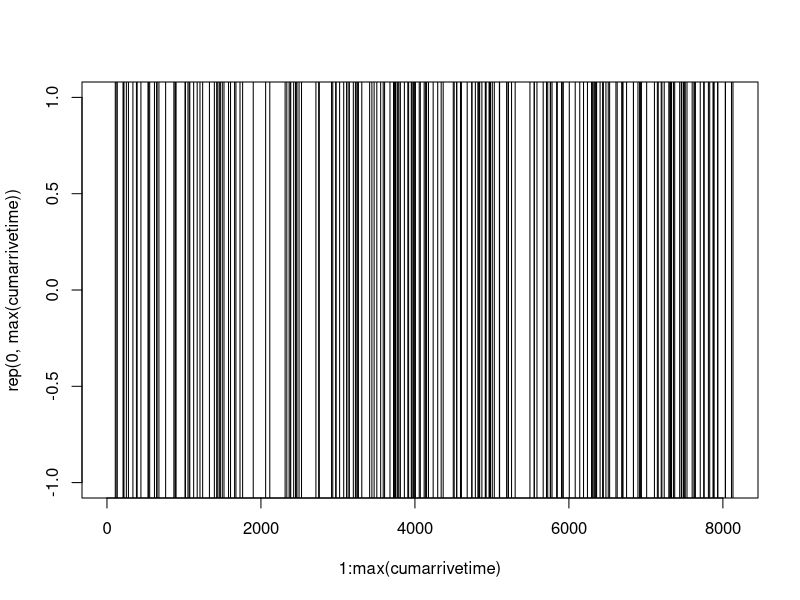
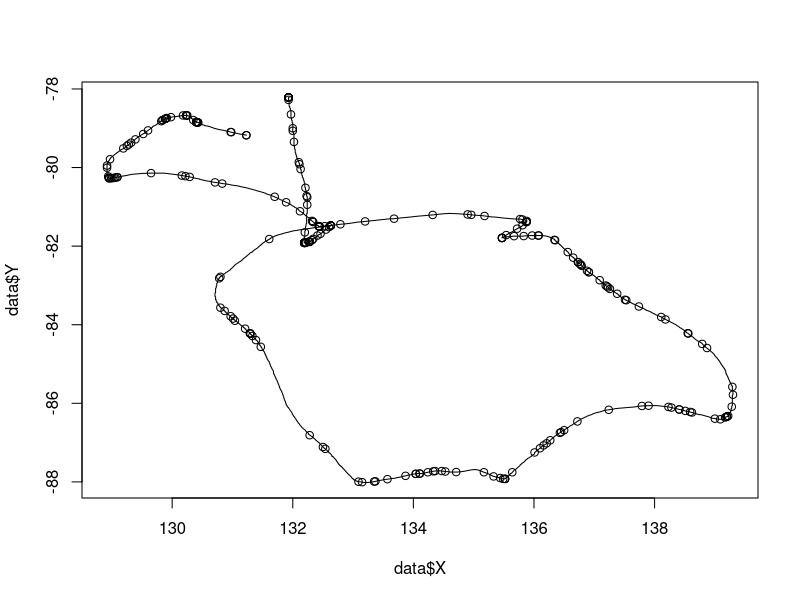
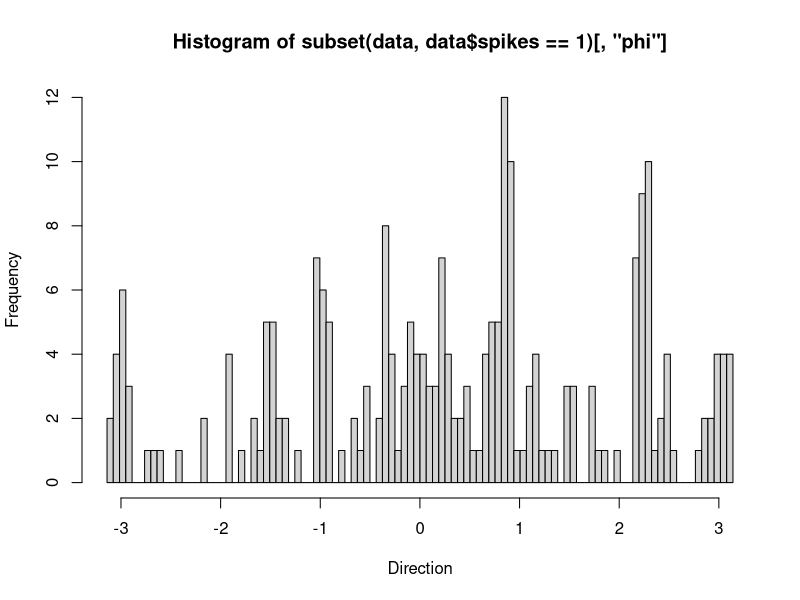
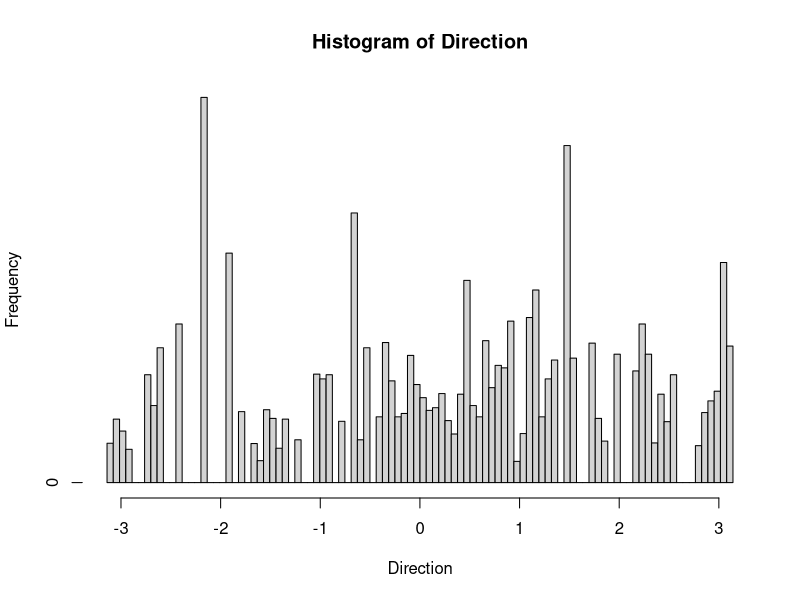
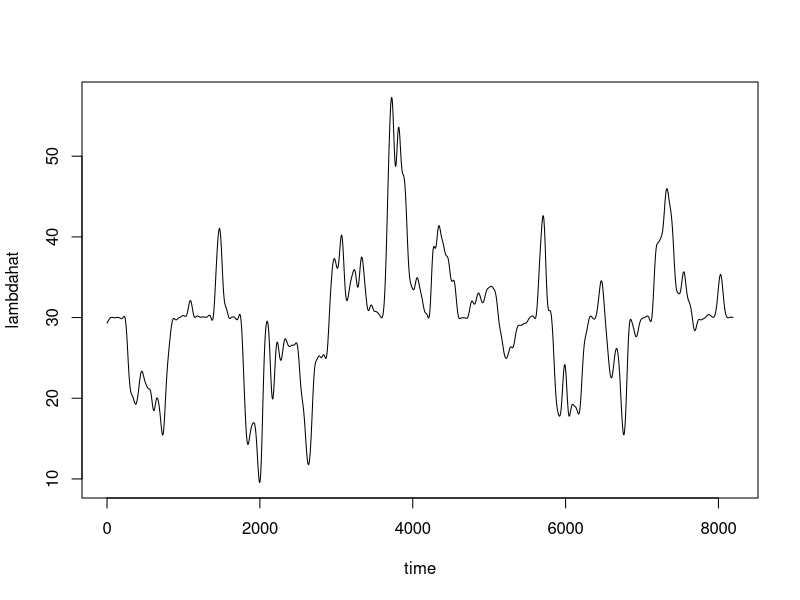
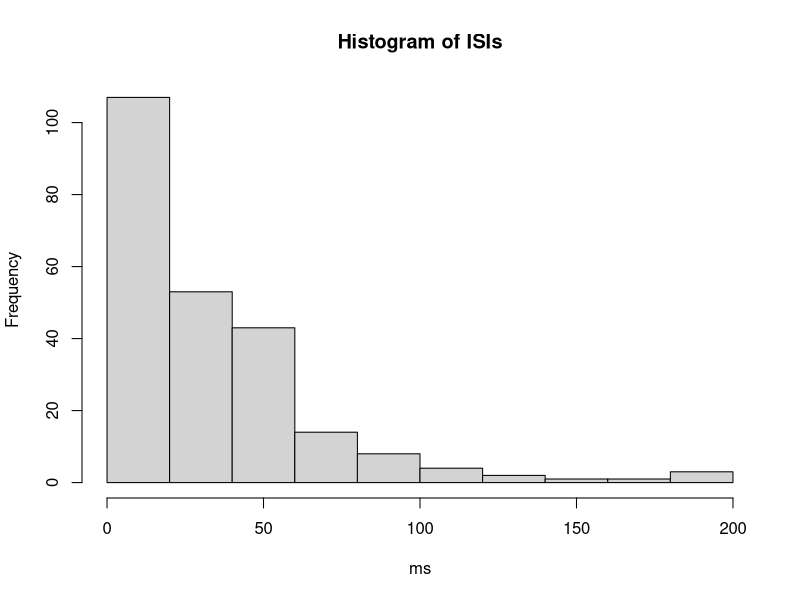
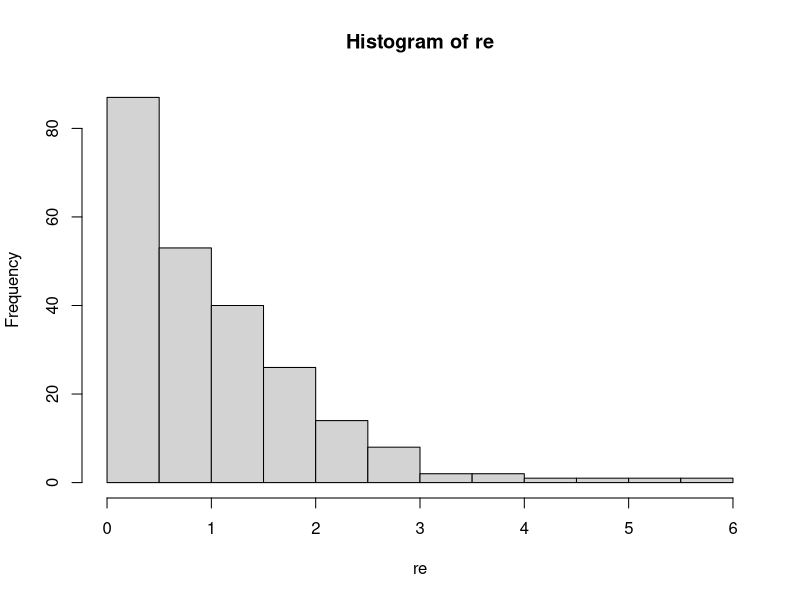
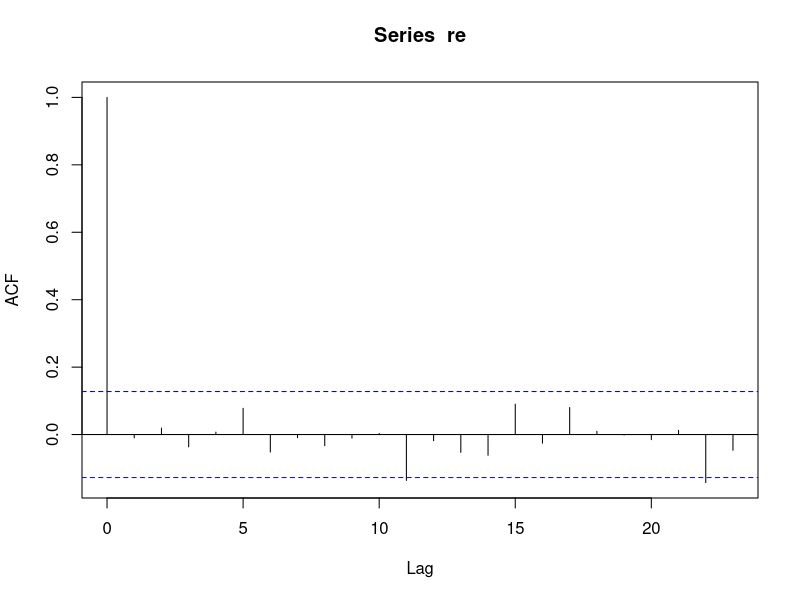

The R script that drew these images, in order:
## ---- chunk 1
data <- read.table("M1_spikes.csv", sep = ",", header = TRUE, fill = TRUE)
## ---- chunk 2
cumarrivetime <- subset(data, data$spikes == 1)[,"T"]
## ---- chunk 3
plot(1:max(cumarrivetime), rep(0,max(cumarrivetime)), type = "n")
abline(v = cumarrivetime)
## ---- chunk 4
XY <- subset(data, data$spikes==1)[,c("X","Y")]
plot(data$X,data$Y, type="l") + points(XY)
## ---- chunk 5
subnum <- function(x){
  bin <- seq(min(data$phi),max(data$phi),by=(max(data$phi)-min(data$phi))/x)
  row_count <- c()
  for (i in 1:(x-1)) {
    row_count <- c(row_count, nrow(subset(data, data$phi >= bin[i] & data$phi < bin[i+1])))
  }
  row_count <- c(row_count, nrow(subset(data, data$phi >= bin[x] & data$phi <= bin[x+1])))
  return(row_count)
}
bin <- seq(min(data$phi),max(data$phi),by=(max(data$phi)-min(data$phi))/100)
h <- hist(subset(data,data$spikes==1)[,"phi"],breaks = bin, xlab = "Direction")
## ---- chunk 6
bincounts <- subnum(100)
h$counts <- h$counts/bincounts
h$xname <- "Direction"
plot(h)
## ---- chunk 7
range <- data.frame("lower.bound" = bin[-1], "upper.bound" = bin[-length(bin)], "freq" = h$counts)
range <- range[which(range$freq==max(range$freq)),]
range
## ---- chunk 8
lbin <- seq(min(data$phi),max(data$phi), .01)
lbincounts <- c()
for (i in 1:length(lbin)){
  lambda <- 30 + (30 / 16.1) * (cos(data$phi - lbin[i]) * data$V)
  lbincounts <- c(lbincounts, sum(log(lambda)) - sum(lambda[-1]))
  }
fisher <- -(c(0, 0, lbincounts) + c(lbincounts, 0, 0) - 2 * c(0, lbincounts, 0)) / .01^2
fisher <- fisher[2:(length(fisher) - 1)]
head(fisher)
## ---- chunk 9
mc <- data.frame("phi"=lbin, "logl"=lbincounts, "fisher"=fisher)
ml <- subset(mc, mc$logl==max(mc$logl))
ml
## ---- chunk 10
rep(ml$phi, 2) + c(-1.96 * (ml$fisher^-0.5), 1.96 * (ml$fisher^-0.5))
## ---- chunk 11
plot(data$T, 30 + 30 * data$V * cos(data$phi - .9301) / 16.1, type = "l",xlab = "time", ylab = "lambdahat")
## ---- chunk 12
spiketimes <- subset(data,data$spikes==1)
spiketimes <- spiketimes[,"T"]
spiketimes
ISIs <-  c(spiketimes,0)-c(0,spiketimes)
ISIs <- ISIs[-c(1,length(ISIs))]
ISIs
hist(ISIs, xlab = 'ms')
## ---- chunk 13
spiketimes <- subset(data,data$spikes==1)
S <- 30 + 30 * spiketimes$V * cos(spiketimes$phi - .9301) / 16.1

S_mean <- (c(spiketimes$T,0)+c(0,spiketimes$T)) / 2
S_mean <- S_mean[2:(length(S_mean)-1)] 

st2 <- data[S_mean,c("V","phi")] 
S_mean <- 30+30*st2$V*cos(st2$phi-.9301) / 16.1 
b_a <- (spiketimes$T[-1]-spiketimes$T[-length(spiketimes$T)])/1000

S1 <- S[-length(S)] 
S2 <- S[-1]

re<- (S1+4*S_mean+S2)*b_a/6
hist(re)
## ---- chunk 14

## ---- chunk 15
acf(re)
## ---- chunk 16
cum <- cumsum(re)
sb <- hist(cum,seq(min(cum)-1,max(cum)+1,1))
var(sb$counts)/mean(sb$counts)
## ---- chunk 17
qgamma(c(0.025,0.975), length(sb$counts)/2, scale = 2/length(sb$counts))
